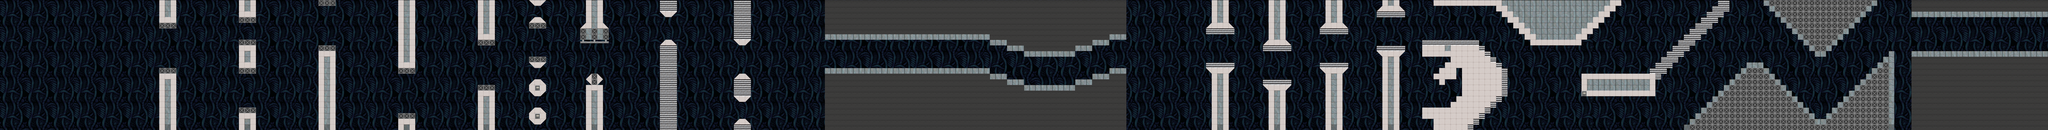

This is a level from a 2D game, rendered from its Tiled map with the project's own tilesets. A one-line summary and the map file follow, with tile-layer data summarised:
An orthogonal 360x23 tile map with 32x32 px tiles, 2 tile layers (Fondo, Estructura), 1 hidden layer not drawn, 3 tilesets.

<map version="1.0" tiledversion="1.1.4" orientation="orthogonal" renderorder="left-down" width="360" height="23" tilewidth="32" tileheight="32" infinite="0" nextobjectid="1">
 <tileset firstgid="1" name="fondo" tilewidth="32" tileheight="32" tilecount="117" columns="13">
  <image source="living-tissue-background-preview.png" width="432" height="288" />
 </tileset>
 <tileset firstgid="118" name="prueba2" tilewidth="32" tileheight="32" tilecount="40" columns="8">
  <image source="Tileset_32x32.png" width="256" height="160" />
  <tile id="5">
   <properties>
    <property name="tipo" value="pared" />
   </properties>
  </tile>
  <tile id="6">
   <properties>
    <property name="tipo" value="pared" />
   </properties>
  </tile>
  <tile id="7">
   <properties>
    <property name="tipo" value="pared" />
   </properties>
  </tile>
  <tile id="12">
   <properties>
    <property name="tipo" value="pared" />
   </properties>
  </tile>
  <tile id="16">
   <properties>
    <property name="tipo" value="pared" />
   </properties>
  </tile>
  <tile id="17">
   <properties>
    <property name="tipo" value="pared" />
   </properties>
  </tile>
  <tile id="18">
   <properties>
    <property name="tipo" value="pared" />
   </properties>
  </tile>
  <tile id="19">
   <properties>
    <property name="tipo" value="pared" />
   </properties>
  </tile>
 </tileset>
 <tileset firstgid="158" name="corazon" tilewidth="32" tileheight="32" tilecount="1" columns="1">
  <image source="corazon.png" width="32" height="32" />
 </tileset>
 <layer name="Fondo" width="360" height="23" locked="1">
  <data>[8280 cells, 8280 non-empty, 117 distinct tile ids]</data>
 </layer>
 <layer name="Estructura" width="360" height="23" offsetx="-0.741147" offsety="1.25014">
  <data>[8280 cells, 2804 non-empty, 12 distinct tile ids]</data>
 </layer>
 <layer name="uno" width="360" height="23" visible="0">
  <data>[8280 cells, 92 non-empty, 1 distinct tile ids]</data>
 </layer>
</map>
